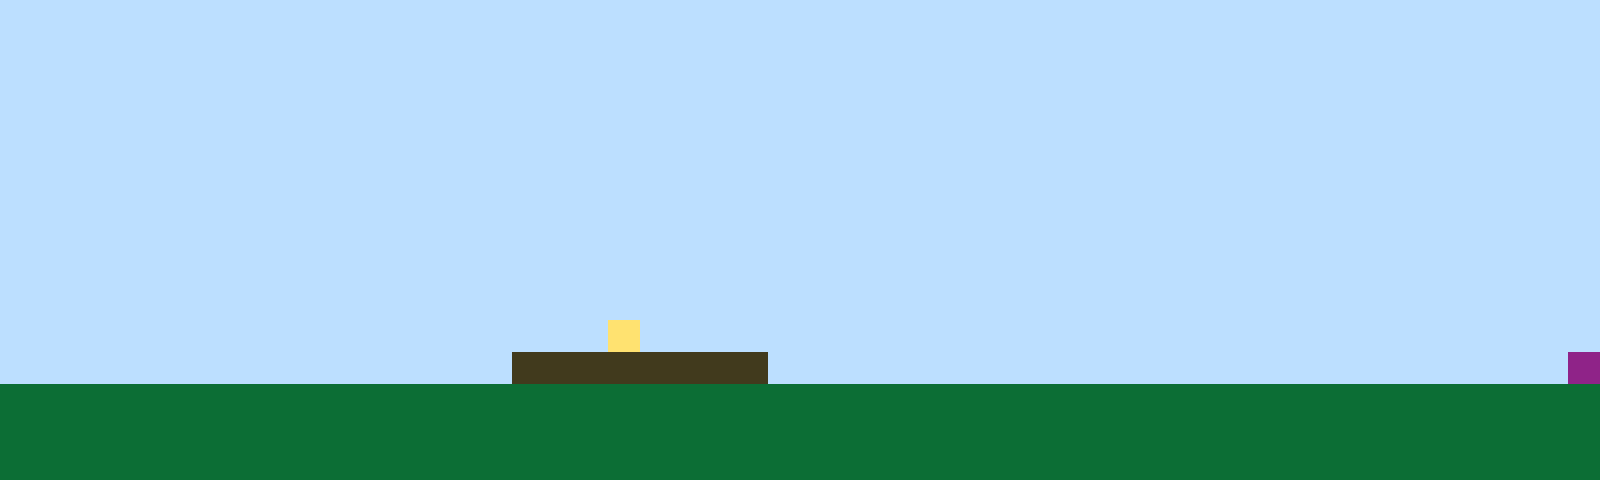

The image is a tile-based game level rendered from a .tmx file. Its description and complete source (layers, tilesets, objects, tile grids) follow:
An orthogonal 50x15 tile map with 32x32 px tiles, 1 tile layer (Tile Layer 1).

<map version="1.10" tiledversion="1.11.2" orientation="orthogonal" renderorder="right-up" width="50" height="15" tilewidth="32" tileheight="32" infinite="0" nextlayerid="2" nextobjectid="1"><editorsettings><export target="map1.csv" format="csv" /></editorsettings><tileset firstgid="1" name="sprites" tilewidth="32" tileheight="32" tilecount="6" columns="3"><image source="sprites.png" width="96" height="64" /></tileset><layer id="1" name="Tile Layer 1" width="50" height="15"><data encoding="csv">1,1,1,1,1,1,1,1,1,1,1,1,1,1,1,1,1,1,1,1,1,1,1,1,1,1,1,1,1,1,1,1,1,1,1,1,1,1,1,1,1,1,1,1,1,1,1,1,1,1,1,1,1,1,1,1,1,1,1,1,1,1,1,1,1,1,1,1,1,1,1,1,1,1,1,1,1,1,1,1,1,1,1,1,1,1,1,1,1,1,1,1,1,1,1,1,1,1,1,1,1,1,1,1,1,1,1,1,1,1,1,1,1,1,1,1,1,1,1,1,1,1,1,1,1,1,1,1,1,1,1,1,1,1,1,1,1,1,1,1,1,1,1,1,1,1,1,1,1,1,1,1,1,1,1,1,1,1,1,1,1,1,1,1,1,1,1,1,1,1,1,1,1,1,1,1,1,1,1,1,1,1,1,1,1,1,1,1,1,1,1,1,1,1,1,1,1,1,1,1,1,1,1,1,1,1,1,1,1,1,1,1,1,1,1,1,1,1,1,1,1,1,1,1,1,1,1,1,1,1,1,1,1,1,1,1,1,1,1,1,1,1,1,1,1,1,1,1,1,1,1,1,1,1,1,1,1,1,1,1,1,1,1,1,1,1,1,1,1,1,1,1,1,1,1,1,1,1,1,1,1,1,1,1,1,1,1,1,1,1,1,1,1,1,1,1,1,1,1,1,1,1,1,1,1,1,1,1,1,1,1,1,1,1,1,1,1,1,1,1,1,1,1,1,1,1,1,1,1,1,1,1,1,1,1,1,1,1,1,1,1,1,1,1,1,1,1,1,1,1,1,1,1,1,1,1,1,1,1,1,1,1,1,1,1,1,1,1,1,1,1,1,1,1,1,1,1,1,1,1,1,1,1,1,1,1,1,1,1,1,1,1,1,1,1,1,1,1,1,1,1,1,1,1,1,1,1,1,1,1,1,1,1,1,1,1,1,1,1,1,1,1,1,1,1,1,1,1,1,1,1,1,1,1,1,1,1,1,1,1,1,1,1,1,1,1,1,1,1,1,1,1,1,1,1,1,1,1,1,1,1,1,1,1,1,1,1,1,1,1,1,1,1,1,1,1,1,1,1,1,1,1,1,1,1,1,1,1,1,1,1,1,1,1,1,1,1,1,1,1,1,1,1,1,1,1,1,1,1,1,1,1,1,1,1,1,1,1,1,4,1,1,1,1,1,1,1,1,1,1,1,1,1,1,1,1,1,1,1,1,1,1,1,1,1,1,1,1,1,1,1,1,1,1,1,1,1,1,1,1,1,1,1,1,1,1,3,3,3,3,3,3,3,3,1,1,1,1,1,1,1,1,1,1,1,1,1,1,1,1,1,1,1,1,1,1,1,1,1,6,2,2,2,2,2,2,2,2,2,2,2,2,2,2,2,2,2,2,2,2,2,2,2,2,2,2,2,2,2,2,2,2,2,2,2,2,2,2,2,2,2,2,2,2,2,2,2,2,2,2,2,2,2,2,2,2,2,2,2,2,2,2,2,2,2,2,2,2,2,2,2,2,2,2,2,2,2,2,2,2,2,2,2,2,2,2,2,2,2,2,2,2,2,2,2,2,2,2,2,2,2,2,2,2,2,2,2,2,2,2,2,2,2,2,2,2,2,2,2,2,2,2,2,2,2,2,2,2,2,2,2,2,2,2,2,2,2,2,2,2,2,2,2,2,2,2,2,2,2,2</data></layer></map>
